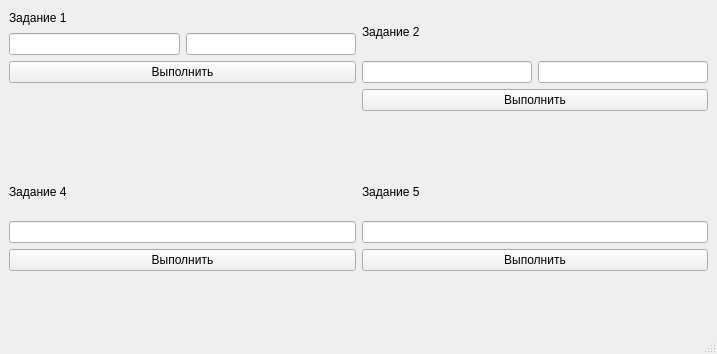
<?xml version="1.0" encoding="UTF-8"?>
<ui version="4.0">
 <class>MainWindow</class>
 <widget class="QMainWindow" name="MainWindow">
  <property name="geometry">
   <rect>
    <x>0</x>
    <y>0</y>
    <width>717</width>
    <height>354</height>
   </rect>
  </property>
  <property name="windowTitle">
   <string>MainWindow</string>
  </property>
  <widget class="QWidget" name="centralwidget">
   <layout class="QGridLayout" name="gridLayout_4">
    <item row="0" column="0">
     <layout class="QGridLayout" name="gridLayout_2">
      <item row="0" column="0">
       <layout class="QGridLayout" name="gridLayout">
        <item row="2" column="0" colspan="2">
         <widget class="QPushButton" name="Task1">
          <property name="text">
           <string>Выполнить</string>
          </property>
         </widget>
        </item>
        <item row="1" column="1">
         <widget class="QLineEdit" name="second"/>
        </item>
        <item row="0" column="0" colspan="2">
         <widget class="QLabel" name="label">
          <property name="text">
           <string>Задание 1</string>
          </property>
         </widget>
        </item>
        <item row="1" column="0">
         <widget class="QLineEdit" name="first"/>
        </item>
       </layout>
      </item>
      <item row="1" column="0">
       <widget class="QLabel" name="label_6">
        <property name="text">
         <string/>
        </property>
       </widget>
      </item>
     </layout>
    </item>
    <item row="0" column="1">
     <layout class="QGridLayout" name="gridLayout_3">
      <item row="0" column="0" colspan="2">
       <widget class="QLabel" name="label_2">
        <property name="text">
         <string>Задание 2</string>
        </property>
       </widget>
      </item>
      <item row="1" column="0">
       <widget class="QLineEdit" name="second_2"/>
      </item>
      <item row="1" column="1">
       <widget class="QLineEdit" name="first_2"/>
      </item>
      <item row="2" column="0" colspan="2">
       <widget class="QPushButton" name="Task2">
        <property name="text">
         <string>Выполнить</string>
        </property>
       </widget>
      </item>
      <item row="3" column="0" colspan="2">
       <widget class="QLabel" name="label_7">
        <property name="text">
         <string/>
        </property>
       </widget>
      </item>
     </layout>
    </item>
    <item row="1" column="0">
     <layout class="QGridLayout" name="gridLayout_5">
      <item row="0" column="0">
       <widget class="QLabel" name="label_4">
        <property name="text">
         <string>Задание 4</string>
        </property>
       </widget>
      </item>
      <item row="1" column="0">
       <widget class="QLineEdit" name="Simple"/>
      </item>
      <item row="2" column="0">
       <widget class="QPushButton" name="Task4">
        <property name="text">
         <string>Выполнить</string>
        </property>
       </widget>
      </item>
      <item row="3" column="0">
       <widget class="QLabel" name="label_8">
        <property name="text">
         <string/>
        </property>
       </widget>
      </item>
     </layout>
    </item>
    <item row="1" column="1">
     <layout class="QGridLayout" name="gridLayout_6">
      <item row="0" column="0">
       <widget class="QLabel" name="label_5">
        <property name="text">
         <string>Задание 5</string>
        </property>
       </widget>
      </item>
      <item row="1" column="0">
       <widget class="QLineEdit" name="leapYear"/>
      </item>
      <item row="2" column="0">
       <widget class="QPushButton" name="Task5">
        <property name="text">
         <string>Выполнить</string>
        </property>
       </widget>
      </item>
      <item row="3" column="0">
       <widget class="QLabel" name="label_9">
        <property name="text">
         <string/>
        </property>
       </widget>
      </item>
     </layout>
    </item>
   </layout>
  </widget>
  <widget class="QMenuBar" name="menubar">
   <property name="geometry">
    <rect>
     <x>0</x>
     <y>0</y>
     <width>717</width>
     <height>26</height>
    </rect>
   </property>
  </widget>
  <widget class="QStatusBar" name="statusbar"/>
 </widget>
 <resources/>
 <connections/>
</ui>
